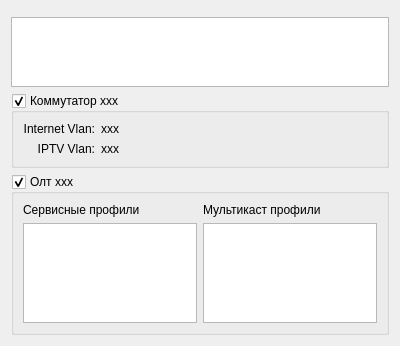
<?xml version="1.0" encoding="UTF-8"?>
<ui version="4.0">
 <class>DeviceTablePageWidget</class>
 <widget class="QWidget" name="DeviceListPageWidget">
  <property name="geometry">
   <rect>
    <x>0</x>
    <y>0</y>
    <width>400</width>
    <height>342</height>
   </rect>
  </property>
  <property name="windowTitle">
   <string>Form</string>
  </property>
  <layout class="QVBoxLayout" name="verticalLayout">
   <item>
    <widget class="LineEdit" name="filterNameLineEdit" native="true">
     <property name="placeholderText" stdset="0">
      <string>Фильтрация по названию устройства...</string>
     </property>
    </widget>
   </item>
   <item>
    <widget class="QTableView" name="deviceListTableView">
     <property name="contextMenuPolicy">
      <enum>Qt::CustomContextMenu</enum>
     </property>
     <property name="editTriggers">
      <set>QAbstractItemView::EditKeyPressed</set>
     </property>
     <property name="dragDropOverwriteMode">
      <bool>false</bool>
     </property>
     <property name="alternatingRowColors">
      <bool>true</bool>
     </property>
     <property name="selectionMode">
      <enum>QAbstractItemView::SingleSelection</enum>
     </property>
     <property name="sortingEnabled">
      <bool>true</bool>
     </property>
    </widget>
   </item>
   <item>
    <widget class="QGroupBox" name="vlanInfoGroupBox">
     <property name="enabled">
      <bool>true</bool>
     </property>
     <property name="title">
      <string>Коммутатор xxx</string>
     </property>
     <property name="checkable">
      <bool>true</bool>
     </property>
     <layout class="QFormLayout" name="formLayout">
      <property name="labelAlignment">
       <set>Qt::AlignRight|Qt::AlignTrailing|Qt::AlignVCenter</set>
      </property>
      <property name="formAlignment">
       <set>Qt::AlignLeading|Qt::AlignLeft|Qt::AlignTop</set>
      </property>
      <item row="0" column="1">
       <widget class="QLabel" name="inetVlanValueLabel">
        <property name="text">
         <string>xxx</string>
        </property>
       </widget>
      </item>
      <item row="1" column="1">
       <widget class="QLabel" name="iptvVlanValueLabel">
        <property name="text">
         <string>xxx</string>
        </property>
       </widget>
      </item>
      <item row="0" column="0">
       <widget class="QLabel" name="inetVlanDescLabel">
        <property name="layoutDirection">
         <enum>Qt::LeftToRight</enum>
        </property>
        <property name="text">
         <string>Internet Vlan:</string>
        </property>
        <property name="alignment">
         <set>Qt::AlignRight|Qt::AlignTrailing|Qt::AlignVCenter</set>
        </property>
       </widget>
      </item>
      <item row="1" column="0">
       <widget class="QLabel" name="iptvVlanDescLabel">
        <property name="layoutDirection">
         <enum>Qt::LeftToRight</enum>
        </property>
        <property name="text">
         <string>IPTV Vlan:</string>
        </property>
        <property name="alignment">
         <set>Qt::AlignRight|Qt::AlignTrailing|Qt::AlignVCenter</set>
        </property>
       </widget>
      </item>
     </layout>
    </widget>
   </item>
   <item>
    <widget class="QGroupBox" name="profileInfoGroupBox">
     <property name="title">
      <string>Олт xxx</string>
     </property>
     <property name="checkable">
      <bool>true</bool>
     </property>
     <layout class="QGridLayout" name="gridLayout">
      <item row="0" column="0">
       <widget class="QLabel" name="serviceProfileOltLabel">
        <property name="text">
         <string>Сервисные профили</string>
        </property>
       </widget>
      </item>
      <item row="0" column="1">
       <widget class="QLabel" name="multicastProfileOltLabel">
        <property name="text">
         <string>Мультикаст профили</string>
        </property>
       </widget>
      </item>
      <item row="1" column="0">
       <widget class="QListView" name="serviceProfileListView">
        <property name="minimumSize">
         <size>
          <width>0</width>
          <height>100</height>
         </size>
        </property>
        <property name="maximumSize">
         <size>
          <width>16777215</width>
          <height>200</height>
         </size>
        </property>
        <property name="editTriggers">
         <set>QAbstractItemView::NoEditTriggers</set>
        </property>
        <property name="alternatingRowColors">
         <bool>true</bool>
        </property>
        <property name="selectionBehavior">
         <enum>QAbstractItemView::SelectRows</enum>
        </property>
       </widget>
      </item>
      <item row="1" column="1">
       <widget class="QListView" name="multicastProfileListView">
        <property name="minimumSize">
         <size>
          <width>0</width>
          <height>100</height>
         </size>
        </property>
        <property name="maximumSize">
         <size>
          <width>16777215</width>
          <height>200</height>
         </size>
        </property>
        <property name="editTriggers">
         <set>QAbstractItemView::NoEditTriggers</set>
        </property>
        <property name="alternatingRowColors">
         <bool>true</bool>
        </property>
        <property name="selectionBehavior">
         <enum>QAbstractItemView::SelectRows</enum>
        </property>
       </widget>
      </item>
     </layout>
    </widget>
   </item>
  </layout>
  <action name="addDeviceAction">
   <property name="icon">
    <iconset>
     <normalon>:/images/add.png</normalon>
    </iconset>
   </property>
   <property name="text">
    <string>Добавить</string>
   </property>
   <property name="toolTip">
    <string>Добавить</string>
   </property>
  </action>
  <action name="removeDeviceAction">
   <property name="icon">
    <iconset>
     <normalon>:/images/remove.png</normalon>
    </iconset>
   </property>
   <property name="text">
    <string>Удалить</string>
   </property>
   <property name="toolTip">
    <string>Удалить</string>
   </property>
  </action>
  <action name="editDeviceAction">
   <property name="icon">
    <iconset>
     <normalon>:/images/edit.png</normalon>
    </iconset>
   </property>
   <property name="text">
    <string>Редактировать</string>
   </property>
   <property name="toolTip">
    <string>Редактировать</string>
   </property>
  </action>
  <action name="selectDeviceAction">
   <property name="icon">
    <iconset>
     <normalon>:/images/open.png</normalon>
    </iconset>
   </property>
   <property name="text">
    <string>Открыть</string>
   </property>
   <property name="toolTip">
    <string>Зайти на устройство</string>
   </property>
  </action>
  <action name="showVlanSwitchAction">
   <property name="text">
    <string>Вланы</string>
   </property>
   <property name="toolTip">
    <string>Информация о вланах коммутатора</string>
   </property>
  </action>
  <action name="editDslamBoardListAction">
   <property name="text">
    <string>Редактировать доски</string>
   </property>
   <property name="toolTip">
    <string>Редактировать доски</string>
   </property>
  </action>
  <action name="showProfilesOltAction">
   <property name="text">
    <string>Информация о профилях олт</string>
   </property>
   <property name="toolTip">
    <string>Информация о профилях олт</string>
   </property>
  </action>
 </widget>
 <customwidgets>
  <customwidget>
   <class>LineEdit</class>
   <extends>QWidget</extends>
   <header>lineedit.h</header>
  </customwidget>
 </customwidgets>
 <resources/>
 <connections/>
</ui>
